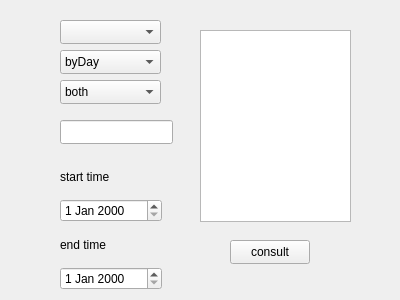
<?xml version="1.0" encoding="UTF-8"?>
<ui version="4.0">
 <class>QueryWidget</class>
 <widget class="QWidget" name="QueryWidget">
  <property name="geometry">
   <rect>
    <x>0</x>
    <y>0</y>
    <width>400</width>
    <height>300</height>
   </rect>
  </property>
  <property name="windowTitle">
   <string>Form</string>
  </property>
  <widget class="QComboBox" name="selectField">
   <property name="geometry">
    <rect>
     <x>60</x>
     <y>20</y>
     <width>101</width>
     <height>24</height>
    </rect>
   </property>
   <item>
    <property name="text">
     <string/>
    </property>
   </item>
   <item>
    <property name="text">
     <string>by category</string>
    </property>
   </item>
   <item>
    <property name="text">
     <string>by account-from</string>
    </property>
   </item>
   <item>
    <property name="text">
     <string>by account-to</string>
    </property>
   </item>
   <item>
    <property name="text">
     <string>by creator</string>
    </property>
   </item>
   <item>
    <property name="text">
     <string/>
    </property>
   </item>
  </widget>
  <widget class="QPushButton" name="Do">
   <property name="geometry">
    <rect>
     <x>230</x>
     <y>240</y>
     <width>80</width>
     <height>24</height>
    </rect>
   </property>
   <property name="text">
    <string>consult</string>
   </property>
  </widget>
  <widget class="QWidget" name="layoutWidget">
   <property name="geometry">
    <rect>
     <x>60</x>
     <y>160</y>
     <width>102</width>
     <height>130</height>
    </rect>
   </property>
   <layout class="QVBoxLayout" name="Date">
    <item>
     <widget class="QLabel" name="label">
      <property name="text">
       <string>start time</string>
      </property>
      <property name="buddy">
       <cstring>timeFrom</cstring>
      </property>
     </widget>
    </item>
    <item>
     <widget class="QDateEdit" name="timeFrom"/>
    </item>
    <item>
     <widget class="QLabel" name="label_2">
      <property name="text">
       <string>end time</string>
      </property>
      <property name="buddy">
       <cstring>timeTo</cstring>
      </property>
     </widget>
    </item>
    <item>
     <widget class="QDateEdit" name="timeTo"/>
    </item>
   </layout>
  </widget>
  <widget class="QLineEdit" name="keyWord">
   <property name="geometry">
    <rect>
     <x>60</x>
     <y>120</y>
     <width>113</width>
     <height>24</height>
    </rect>
   </property>
  </widget>
  <widget class="QComboBox" name="finished">
   <property name="geometry">
    <rect>
     <x>60</x>
     <y>80</y>
     <width>101</width>
     <height>24</height>
    </rect>
   </property>
   <item>
    <property name="text">
     <string>both</string>
    </property>
   </item>
   <item>
    <property name="text">
     <string>finished</string>
    </property>
   </item>
   <item>
    <property name="text">
     <string>unfinished</string>
    </property>
   </item>
  </widget>
  <widget class="QListWidget" name="listWidget">
   <property name="geometry">
    <rect>
     <x>200</x>
     <y>30</y>
     <width>151</width>
     <height>192</height>
    </rect>
   </property>
  </widget>
  <widget class="QComboBox" name="timeType">
   <property name="geometry">
    <rect>
     <x>60</x>
     <y>50</y>
     <width>101</width>
     <height>24</height>
    </rect>
   </property>
   <item>
    <property name="text">
     <string>byDay</string>
    </property>
   </item>
   <item>
    <property name="text">
     <string>byMonth</string>
    </property>
   </item>
   <item>
    <property name="text">
     <string>byYear</string>
    </property>
   </item>
  </widget>
 </widget>
 <resources/>
 <connections/>
</ui>
